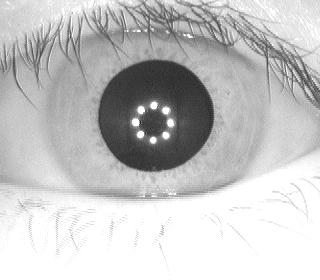
//> input picture GhassenBhs/GhassenBhs/data/S1001L01.jpg, 320 x 280 px
$ ./GhassenBhs   (built with g++ and OpenCV 4)
//> lines starting //> are read from the running program, lines starting //| are printed output that depends on the picture; after the words box and inside, x2 and y2 are one past the last pixel; in counts of white or black regions, pixels touching at a corner belong together
### GhassenBhs/GhassenBhs/IrisSegmentation.h
#pragma once

#include "opencv2/opencv.hpp"

#include <fstream>
#include <sstream>
#include <fstream>
#include <iomanip>


using namespace std;
using namespace cv;

void iris_processing(String path);

### GhassenBhs/GhassenBhs/IrisSegmentation.cpp
#include "IrisSegmentation.h"

void iris_processing(String path)
{
//> called with path = "data/S1001L01.jpg"
	//Mat original;
	Mat original = imread(path, IMREAD_GRAYSCALE);
//> original is the input picture: 280 rows x 320 cols, CV_8UC1; min 34, max 255, mean 195.7
	//cvtColor(color_original, original, CV_BGR2GRAY);
	imshow("original", original);

	//STEP1: segmentation of the pupil

	Mat mask_pupil;
	inRange(original, Scalar(30, 30, 30), Scalar(80, 80, 80), mask_pupil);
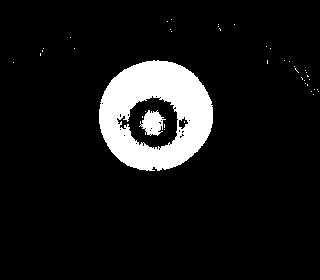
//> mask_pupil: 280 rows x 320 cols, CV_8UC1; 9.2% white; 41 white regions (39 under 20 px)
	vector<vector<Point>> contours;
	findContours(mask_pupil.clone(), contours, CV_RETR_EXTERNAL, CV_CHAIN_APPROX_NONE);
//> contours = 35 contours, 34 with area under 20; largest, box (x1, y1, x2, y2) and area: (99, 60, 213, 171) 9711
	vector<vector<Point>> filtered;
	for (size_t i = 0; i < contours.size(); i++)
	{
		double area = contourArea(contours[i]);

		if (area > 50.0)
		{
			filtered.push_back(contours[i]);
		}

	}
//> this loop made 35 passes
//> area on pass 20: 9711
	vector<Point> final_contour = filtered[0];
//> final_contour = contour of 332 points, box (x1, y1, x2, y2) (99, 60, 213, 171), area 9711

	// Now make a last check, if there are still multiple contours left, take the one that has a center closest to the image center


	if (filtered.size() > 1)
	{
		double distance = 5000;
		int index = -1;
		Point2f orig_center(original.cols / 2, original.rows / 2);
		for (size_t i = 0; i < filtered.size(); i++)
		{
			Moments temp = moments(filtered[i]);
			Point2f current_center((temp.m10 / temp.m00), (temp.m01 / temp.m00));
			double dist = norm(Mat(orig_center), Mat(current_center));
			if (dist < distance)
			{
				distance = dist;
				index = i;
			}
		}
		final_contour = filtered[index];


	}

	//Make the black contoured image ;

	vector<vector<Point>> draw;
	draw.push_back(final_contour);
//> draw = 1 contour; box (x1, y1, x2, y2) and area: (99, 60, 213, 171) 9711
	Mat blacked_pupil = original.clone();
	drawContours(blacked_pupil, draw, -1, Scalar(0, 0, 0), CV_FILLED);
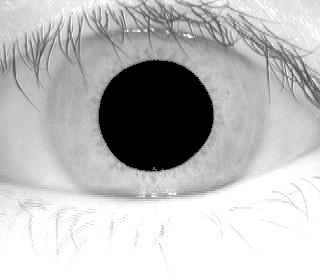
//> blacked_pupil: 280 rows x 320 cols, CV_8UC1; 11.02% of pixels changed, all inside (x1, y1, x2, y2) = (99, 60, 213, 171)

	// calculate the centroid
	// This centroid will be used to align the inner and outer contour

	Moments mu = moments(final_contour, true);
//> mu = moments, m00 9711, centre m10/m00, m01/m00 = (155, 115)
	Point2f centroid(mu.m10 / mu.m00, mu.m01 / mu.m00);
//> centroid = Point(155, 115)

	// combine both imagess for visulisation purposes
	Mat container(original.rows, original.cols * 2, CV_8UC1);
	original.copyTo(container(Rect(0, 0, original.cols, original.rows)));
	blacked_pupil.copyTo(container(Rect(original.cols, 0, original.cols, original.rows)));
	imshow("Original versus blacked pupil", container); waitKey(0);


	//STEP 2: find the iris outer contour
	// Detect iris outer border
	// Apply a canny edge filter to look for borders
	// Then clean it a bit by adding a smoothing filter, reducing noise

	Mat blacked_canny, preprocessed;
	Canny(blacked_pupil, blacked_canny, 5, 70, 3);
//> blacked_canny: 280 rows x 320 cols, CV_8UC1; 19.9% white in thin lines or dots
	GaussianBlur(blacked_canny, preprocessed, Size(7, 7), 0, 0);
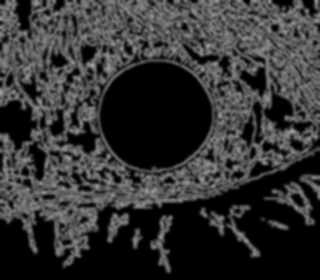
//> preprocessed: 280 rows x 320 cols, CV_8UC1; min 0, max 163, mean 50.7

	// Now run a set of HoughCircle detections with different parameters
	// We increase the second accumulator value until a single circle is left and take that one for granted
	int i = 80;
	Vec3f found_circle;
	while (i<151)
	{
		vector< Vec3f > storage;
		// If you use other data than the database provided, tweaking of these parameters will be neccesary
		HoughCircles(preprocessed, storage, CV_HOUGH_GRADIENT, 2, 100.0, 30, i, 100, 140);
		if (storage.size() == 1)
		{
			found_circle = storage[0];
			break;
		}
		i++;

	}
//> this loop made 26 passes
//> storage on passes 11, 12, 13, 14, 15, 16, 17, 18, 19, 20, 26: 2 circles (x, y, radius): [111, 113, 112.4], [199, 61, 119], 2 circles (x, y, radius): [111, 113, 112.4], [199, 61, 119], 2 circles (x, y, radius): [111, 113, 112.4], [199, 61, 119], 2 circles (x, y, radius): [111, 113, 112.4], [199, 61, 119], 2 circles (x, y, radius): [111, 113, 112.4], [199, 61, 119], 2 circles (x, y, radius): [111, 113, 112.4], [199, 61, 119], 2 circles (x, y, radius): [111, 113, 112.4], [199, 61, 119], 2 circles (x, y, radius): [111, 113, 112.4], [199, 61, 119], 2 circles (x, y, radius): [111, 113, 112.4], [199, 61, 119], 2 circles (x, y, radius): [111, 113, 112.4], [199, 61, 119], 1 circle (x, y, radius): [111, 113, 112.4]
//> after the loop, i = 105
	//Now we draw the outer circle of the iris
	// For that we need two 3 channel BGR images, else we cannot draw in color

	Mat blacked_c(blacked_pupil.rows, blacked_pupil.cols, CV_8UC3);
	Mat in[] = { blacked_pupil, blacked_pupil, blacked_pupil };
	int from_to[] = { 0,0, 1,1, 2,2 };
	mixChannels(in, 3, &blacked_c, 1, from_to, 3);
	circle(blacked_c, centroid, found_circle[2], Scalar(0, 0, 255), 1);
//> blacked_c: 280 rows x 320 cols, CV_8UC3; mean B, G, R 185.9, 185.9, 187.7
	imshow("outer region iris", blacked_c); waitKey(0);


	// STEP 3: make the final masked image

	Mat mask = Mat::zeros(blacked_pupil.rows, blacked_pupil.cols, CV_8UC1);
	circle(mask, centroid, found_circle[2], Scalar(255, 255, 255), CV_FILLED);
//> mask: 280 rows x 320 cols, CV_8UC1; 44% white; 1 white region, box (x1, y1, x2, y2) and area: (43, 3, 268, 228) 39381
	Mat final_result = Mat::zeros(blacked_pupil.rows, blacked_pupil.cols, CV_8UC1);
	// We copy blacked pupil into final_result only in the non-zero elements of mask
	blacked_pupil.copyTo(final_result, mask);
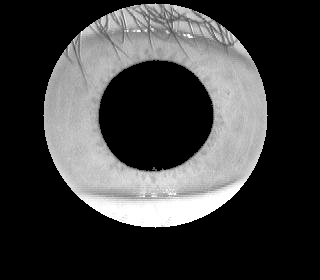
//> final_result: 280 rows x 320 cols, CV_8UC1; min 0, max 255, mean 61
	imshow("final blacked iris region", final_result); waitKey(0);


	//STEP 4: cropping and radial unwrapping

	// Logpolar unwrapping
	// Lets first crop the final iris region from the image


		int radius = found_circle[2];
//> radius = 112
		int x = int(centroid.x - radius);
//> x = 43
		int y = int(centroid.y - radius);
//> y = 3
		//Add 2 elements to avoid information of the iris to be cut due to rounding errors
		int w = int(radius * 2) + 2;
//> w = 226
		int h = w;
//> h = 226
		Mat cropped_region = final_result(Rect(x, y, w, h)).clone();
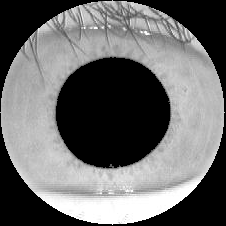
//> cropped_region: 226 rows x 226 cols, CV_8UC1; min 0, max 255, mean 107

		//Now perform unwrapping
		//We use logpolar function who does Logpolar to cartesian cordinate
		Mat unwrapped;
		Point2f center(float(cropped_region.cols / 2.0), float(cropped_region.cols / 2.0));
//> center = Point(113, 113)
		logPolar(cropped_region, unwrapped, center, 40, INTER_LINEAR + WARP_FILL_OUTLIERS);
		imshow("unwrapped image polar", unwrapped);


	//Make sure that we only get the region of intrest
	// we do not need the black area for comparing

	Mat thresholded;
	//Apply some thresholding so that you keep a white blob where the eye pixels are
	threshold(unwrapped, thresholded, 10, 255, THRESH_BINARY);
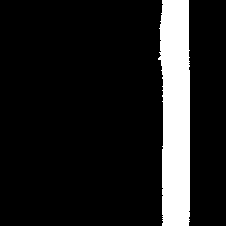
//> thresholded: 226 rows x 226 cols, CV_8UC1; 12.3% white; 1 white region
	imshow("thresholded", thresholded);
	// Run a contour finding algorithm to locate the iris pixels
	// Then define the bounding box

	findContours(thresholded.clone(), contours, CV_RETR_EXTERNAL, CV_CHAIN_APPROX_NONE);
//> contours = 1 contour; box (x1, y1, x2, y2) and area: (158, 0, 190, 226) 6022
	// Use the bounding box as the ROI for cutting off the black parts
	Rect ROI = boundingRect(contours[0]);
//> ROI = Rect(158, 0, 32, 226)
	Mat iris_pixels = unwrapped(ROI).clone();
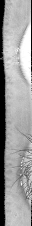
//> iris_pixels: 226 rows x 32 cols, CV_8UC1; min 0, max 255, mean 156.1
	imshow("iris pixels", iris_pixels); waitKey(0);

	stringstream temp(path);
	string item;
	while (getline(temp, item, '/')) {
	}
	stringstream temp2;
	temp2 << "data/folder/" << item;
	imwrite(temp2.str(), iris_pixels);


}

### GhassenBhs/GhassenBhs/GhassenBhs.cpp

#include "opencv2/opencv.hpp"
#include "opencv2/face.hpp"
#include <fstream>
#include <sstream>
#include <fstream>
#include <iomanip>
#include "IrisSegmentation.h"


using namespace std;
using namespace cv;
using namespace cv::face;


int main(int argc, const char** argv)
{
	iris_processing("data/S1001L01.jpg");
	// [70 lines of commented-out code are left out]

	return 0;
}

$ run again, with GhassenBhs/GhassenBhs/data/S1001L02.jpg copied over GhassenBhs/GhassenBhs/data/S1001L01.jpg
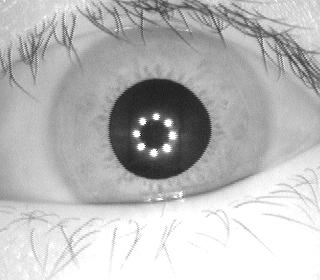
//> input picture GhassenBhs/GhassenBhs/data/S1001L02.jpg, 320 x 280 px
//> in iris_processing, original is the input picture: 280 rows x 320 cols, CV_8UC1; min 12, max 255, mean 185.5
//> in iris_processing, `inRange(original, Scalar(30, 30, 30), Scalar(80, 80, 80), mask_pupil);`:
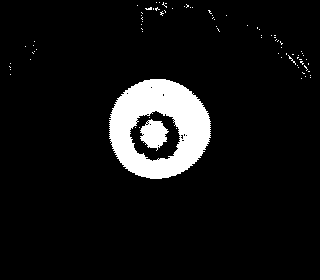
//> mask_pupil: 280 rows x 320 cols, CV_8UC1; 7.7% white; 81 white regions (79 under 20 px)
//> in iris_processing, `findContours(mask_pupil.clone(), contours, CV_RETR_EXTERNAL, CV_CHAIN_..`: contours = 76 contours, 75 with area under 20; largest, box (x1, y1, x2, y2) and area: (109, 79, 211, 179) 7764
//> the loop in iris_processing, `for (size_t i = 0; i < contours.size(); i++)` made 76 passes
//> area on pass 1: 7764.5
//> final_contour = contour of 347 points, box (x1, y1, x2, y2) (109, 79, 211, 179), area 7764
//> draw = 1 contour; box (x1, y1, x2, y2) and area: (109, 79, 211, 179) 7764
//> blacked_pupil: 280 rows x 320 cols, CV_8UC1; 8.86% of pixels changed, all inside (x1, y1, x2, y2) = (109, 79, 211, 179)
//> mu = moments, m00 7764.5, centre m10/m00, m01/m00 = (158.5, 128.5)
//> centroid = Point(158.5, 128.5)
//> blacked_canny: 280 rows x 320 cols, CV_8UC1; 21.7% white in thin lines or dots
//> the loop in iris_processing, `while (i<151)` made 13 passes
//> storage on pass 13: 1 circle (x, y, radius): [177, 129, 127.8]
//> after the loop in iris_processing, `while (i<151)`: i = 92
//> mask: 280 rows x 320 cols, CV_8UC1; 56.5% white; 1 black region, box (x1, y1, x2, y2) and area: (0, 0, 320, 280) 38983
//> radius = 127
//> x = 31
//> y = 1
//> w = 256
//> thresholded: 256 rows x 256 cols, CV_8UC1; 14.6% white; 1 white region
//> in iris_processing, `findContours(thresholded.clone(), contours, CV_RETR_EXTERNAL, CV_CHAIN..`: contours = 1 contour; box (x1, y1, x2, y2) and area: (156, 0, 195, 256) 9274
//> ROI = Rect(156, 0, 39, 256)
//> in iris_processing, `Mat iris_pixels = unwrapped(ROI).clone();`:
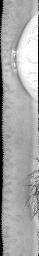
//> iris_pixels: 256 rows x 39 cols, CV_8UC1; min 0, max 255, mean 167.8

$ run again, with GhassenBhs/GhassenBhs/data/S1001L04.jpg copied over GhassenBhs/GhassenBhs/data/S1001L01.jpg
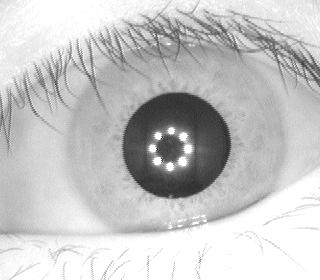
//> input picture GhassenBhs/GhassenBhs/data/S1001L04.jpg, 320 x 280 px
//> in iris_processing, original is the input picture: 280 rows x 320 cols, CV_8UC1; min 31, max 255, mean 197.5
//> in iris_processing, `inRange(original, Scalar(30, 30, 30), Scalar(80, 80, 80), mask_pupil);`:
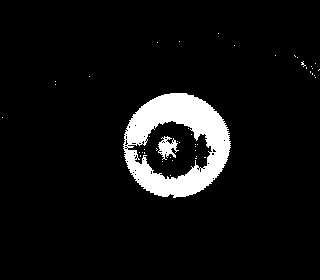
//> mask_pupil: 280 rows x 320 cols, CV_8UC1; 6.8% white; 45 white regions (43 under 20 px)
//> in iris_processing, `findContours(mask_pupil.clone(), contours, CV_RETR_EXTERNAL, CV_CHAIN_..`: contours = 22 contours, 21 with area under 20; largest, box (x1, y1, x2, y2) and area: (123, 93, 231, 198) 8512
//> the loop in iris_processing, `for (size_t i = 0; i < contours.size(); i++)` made 22 passes
//> area on pass 2: 8512.5
//> final_contour = contour of 351 points, box (x1, y1, x2, y2) (123, 93, 231, 198), area 8512
//> draw = 1 contour; box (x1, y1, x2, y2) and area: (123, 93, 231, 198) 8512
//> blacked_pupil: 280 rows x 320 cols, CV_8UC1; 9.7% of pixels changed, all inside (x1, y1, x2, y2) = (123, 93, 231, 198)
//> mu = moments, m00 8512.5, centre m10/m00, m01/m00 = (175.8, 144.8)
//> centroid = Point(175.8, 144.8)
//> blacked_canny: 280 rows x 320 cols, CV_8UC1; 21.9% white in thin lines or dots
//> the loop in iris_processing, `while (i<151)` made 1 pass
//> storage on pass 1: 1 circle (x, y, radius): [163, 121, 112.4]
//> after the loop in iris_processing, `while (i<151)`: i = 80
//> mask: 280 rows x 320 cols, CV_8UC1; 44% white; 1 white region, box (x1, y1, x2, y2) and area: (64, 33, 289, 258) 39381
//> radius = 112
//> x = 63
//> y = 32
//> w = 226
//> thresholded: 226 rows x 226 cols, CV_8UC1; 13.6% white; 1 white region
//> in iris_processing, `findContours(thresholded.clone(), contours, CV_RETR_EXTERNAL, CV_CHAIN..`: contours = 1 contour; box (x1, y1, x2, y2) and area: (157, 0, 190, 226) 6677
//> ROI = Rect(157, 0, 33, 226)
//> in iris_processing, `Mat iris_pixels = unwrapped(ROI).clone();`:
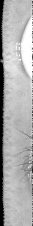
//> iris_pixels: 226 rows x 33 cols, CV_8UC1; min 0, max 255, mean 172
